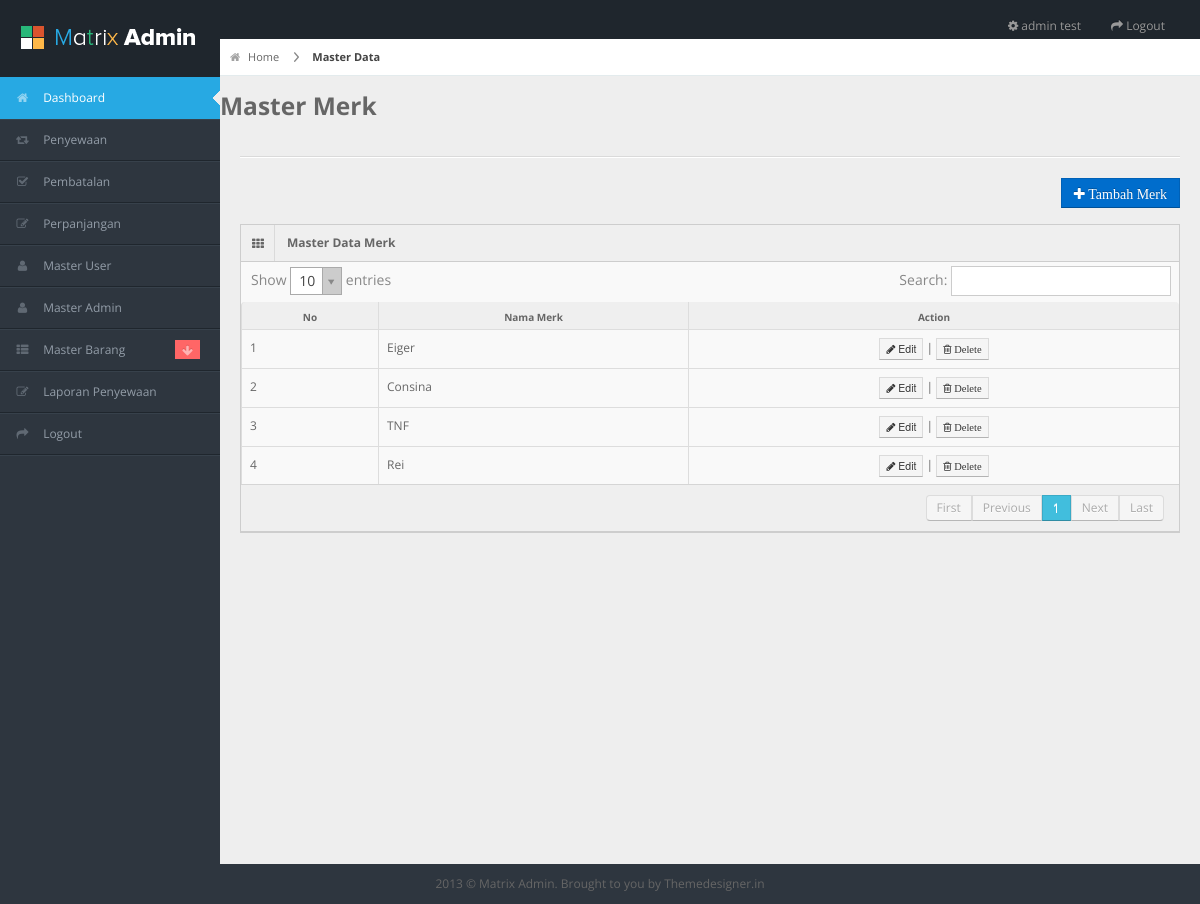
The app's page /admin/pages/kelola_merk.php (signed in) with its own data.
### tables this page shows
CREATE TABLE IF NOT EXISTS `m_merk` (
  `id_merk` int(11) NOT NULL,
  `nama_merk` varchar(255) DEFAULT NULL
);

### admin/pages/kelola_merk.php (the view, shortened to what this page needs)
<?php include 'header.php'; ?>
<?php include 'nav.php'; ?>
<div id="content">
	<div id="content-header">
		<div id="breadcrumb"> <a href="#" title="Go to Home" class="tip-bottom"><i class="icon-home"></i> Home</a> <a href="#" class="current">Master Data</a> </div>
		<h3>Master Merk</h3>
	</div>
	<div class="container-fluid">
		<hr>
		<div class="row-fluid">
			<div class="row">
				<div class="pull-right">
					<button class="btn btn-primary" data-toggle="modal" data-target="#myModal"> <i class="icon-plus"> Tambah Merk</i></button>
				</div>
			</div>
			<div class="widget-box">
				<div class="widget-title"> <span class="icon"><i class="icon-th"></i></span>
					<h5>Master Data Merk</h5>
				</div>
				<div class="widget-content nopadding">
					<table class="table table-bordered data-table">
						<thead>
							<tr>
								<th>No</th>
								<th>Nama Merk</th>
								<th>Action</th>
							</tr>
						</thead>
						<tbody>
							<?php
							$no=1;
							$sql = mysql_query("SELECT * FROM m_merk");
							while($row = mysql_fetch_array($sql)){
								?>
								<tr>
									<form action="" method="POST">
										<td><?php echo $no; ?></td>
										<td><?php echo $row['nama_merk']; ?></td>
										<td style="text-align: center;">
											<a href="edit_merk.php?id_merk=<?php echo $row['id_merk']; ?>">
												<button type="button" class="btn btn-mini btn-default">
													<i class="icon-pencil"></i> Edit</button></a> |
													<button type="submit" name="delete" class="btn btn-mini btn-default"> <i class="icon-trash"> Delete </i></button>
												</td>
											</form>
										</tr>
										<?php $no++; } ?>
									</tbody>
								</table>
							</div>
						</div>
					</div>
				</div>
			</div>
			<?php include 'footer.php'; ?>

### admin/pages/header.php (shortened to what this page needs)
<?php
	if(!isset($_SESSION['id_admin'])){
		echo "<script> window.alert('Silahkan Login Terlebih Dahulu'); location.replace('../index.php')  </script>";
	}else{
		$sql = mysql_query("SELECT * FROM m_admin WHERE id_admin = '$_SESSION[id_admin]'")or die(mysql_error());
		$admin = mysql_fetch_array($sql);
		$nama_admin = $admin['nama_admin'];
	}
?>
<!DOCTYPE html>
<html lang="en">
<head>
<link rel="stylesheet" href="../css/bootstrap.min.css" />
<link rel="stylesheet" href="../css/bootstrap-responsive.min.css" />
<link rel="stylesheet" href="../css/uniform.css" />
<link rel="stylesheet" href="../css/select2.css" />
<link rel="stylesheet" href="../css/matrix-style.css" />
<link rel="stylesheet" href="../css/matrix-media.css" />
<link href="../font-awesome/css/font-awesome.css" rel="stylesheet" />
</head>
<body>
<div id="header">
  <h1><a href="dashboard.html">Everest Camp</a></h1>
</div>
<div id="search" class="navbar navbar-inverse pull-right">
  <ul class="nav">
    <li class=""><a title="" href="#"><i class="icon icon-cog"></i> <span class="text"><?php echo $nama_admin; ?></span></a></li>
    <li class=""><a title="" href="logout.php"><i class="icon icon-share-alt"></i> <span class="text">Logout</span></a></li>
  </ul>
</div>

### admin/css/matrix-style.css (style rules this page uses)
* { outline:none !important; -moz-outline: none !important; }
html, body { height:100% }
body { overflow-x: hidden; margin-top: -10px; font-family: 'Open Sans', sans-serif; font-size:12px; color:#666; }
a { color:#666; }
select, textarea, input[type="text"], input[type="password"], input[type="datetime"], input[type="datetime-local"], input[type="date"], input[type="month"], input[type="time"], input[type="week"], input[type="number"], input[type="email"], input[type="url"], input[type="search"], input[type="tel"], input[type="color"], .uneditable-input, .label, .dropdown-menu, .btn, .well, .progress, .table-bordered, .btn-group > .btn:first-child, .btn-group > .btn:last-child, .btn-group > .btn:last-child, .btn-group > .dropdown-toggle, .alert { border-radius:0px; }
.btn, textarea, input[type="text"], input[type="password"], input[type="datetime"], input[type="datetime-local"], input[type="date"], input[type="month"], input[type="time"], input[type="week"], input[type="number"], input[type="email"], input[type="url"], input[type="search"], input[type="tel"], input[type="color"], .uneditable-input { box-shadow:none; }
.progress, .progress-success .bar, .progress .bar-success, .progress-warning .bar, .progress .bar-warning, .progress-danger .bar, .progress .bar-danger, .progress-info .bar, .progress .bar-info, .btn, .btn-primary { background-image:none; }
hr { border-top-color:#dadada; }
#header { height: 77px; position: relative; width: 100%; z-index: -9; }
#header h1 { background: url("../img/logo.png") no-repeat scroll 0 0 transparent; height: 31px; left: 20px; line-height: 600px; overflow: hidden; position: relative; top: 26px; width: 191px; }
#header h1 a { display: block; }
#search { position: absolute; z-index: 25; top: 6px; right:10px; }
#content { background: none repeat scroll 0 0 #eeeeee; margin-left: 220px; margin-right: 0; padding-bottom: 25px; position: relative; min-height:100%; width: auto; }
#content-header { position: abslute; width: 100%; margin-top: -38px; z-index: 20; }
#breadcrumb { background-color: #fff; border-bottom: 1px solid #e3ebed; }
#breadcrumb a { padding: 8px 20px 8px 10px; display: inline-block; background-image: url('../img/breadcrumb.png'); background-position: center right; background-repeat: no-repeat; font-size: 11px; color: #666666; }
#breadcrumb a:last-child { background-image:none; }
#breadcrumb a.current { font-weight: bold; color: #444444; }
#breadcrumb a i { margin-right: 5px; opacity: .6; }
.stat-boxes .peity_bar_good, .stat-boxes .peity_line_good, { color: #459D1C; }
.widget-box { background: none repeat scroll 0 0 #F9F9F9; border-left: 1px solid #CDCDCD; border-top: 1px solid #CDCDCD; border-right: 1px solid #CDCDCD; clear: both; margin-top: 16px; margin-bottom: 16px; position: relative; }
.widget-title, .modal-header, .table th, div.dataTables_wrapper .ui-widget-header { background:#efefef; border-bottom: 1px solid #CDCDCD; height: 36px; }
.widget-title span.icon { padding: 9px 10px 7px 11px; float: left; border-right:1px solid #dadada; }
.widget-title h5 { color: #666; float: left; font-size: 12px; font-weight: bold; padding: 12px; line-height: 12px; margin: 0; }
.widget-content { padding:15px; border-bottom: 1px solid #cdcdcd; }
.table th { height: auto; font-size: 10px; padding: 5px 10px 2px; border-bottom: 0; text-align: center; color: #666666; }
.nopadding { padding: 0 !important; }
.nopadding .table { margin-bottom: 0; }
.nopadding .table-bordered { border: 0; }
form { margin-bottom: 0; }

### admin/css/matrix-media.css (style rules this page uses)
body { background:#2E363F; }
#header { background-color: #1f262d; margin-top:10px; }

### records on screen
m_merk: nama_merk "Eiger"
m_merk: nama_merk "Consina"
m_merk: nama_merk "TNF"
m_merk: nama_merk "Rei"

### other values on screen
$nama_admin "admin test"
